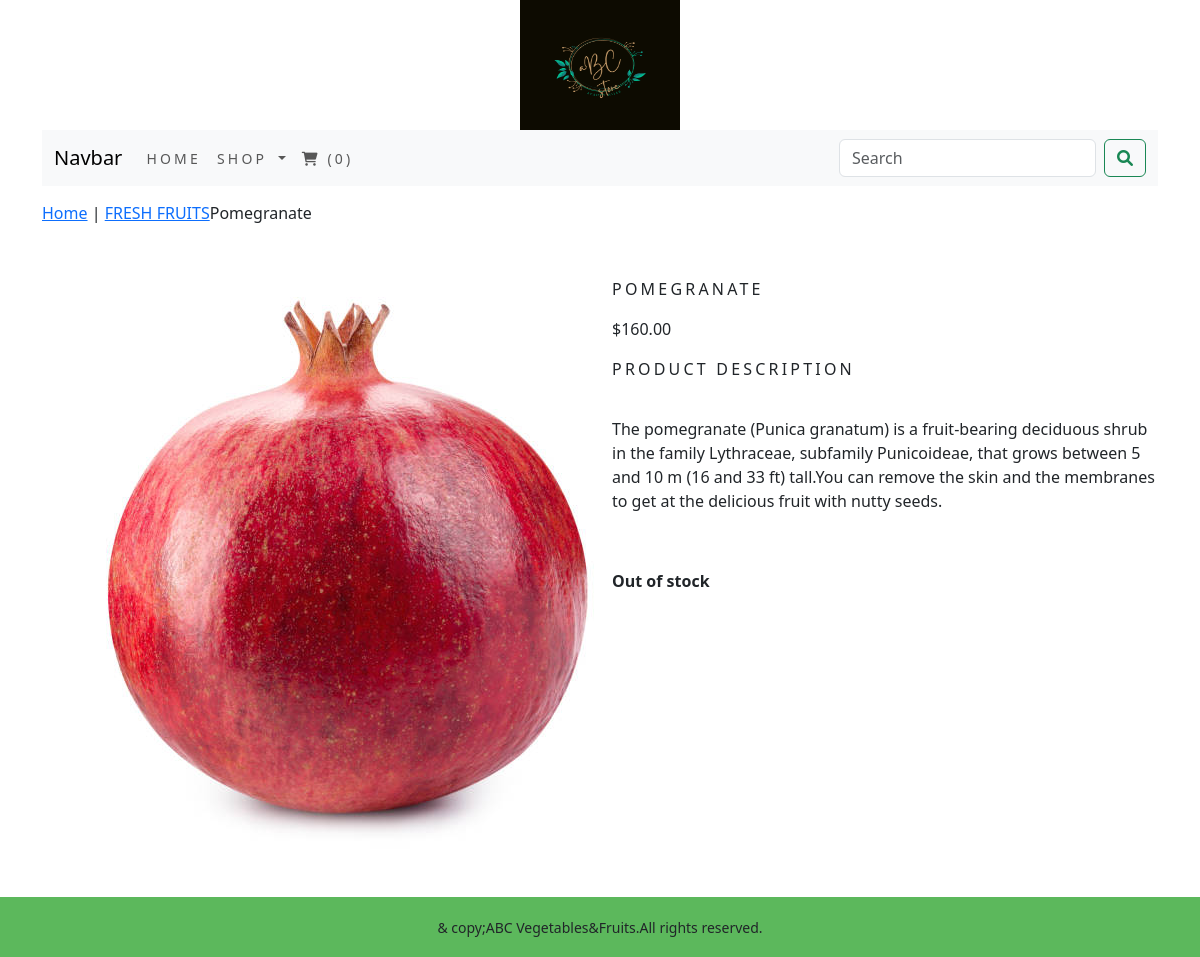
/shop/fruits-fresh/pomegranate/, run on the app's committed database.
### shop/models.py (models this page shows, shortened)
class Product(models.Model):
    name=models.CharField(max_length=250,unique=True)
    slug=models.SlugField(max_length=250,unique=True)
    desc=models.TextField(blank=True)
    price=models.DecimalField(max_digits=10,decimal_places=2)
    category=models.ForeignKey(Category,on_delete=models.CASCADE)
    img=models.ImageField(upload_to='product',blank=True)
    stock=models.IntegerField()
    avilable=models.BooleanField(default=True)
    created=models.DateTimeField(auto_now_add=True)
    updated=models.DateTimeField(auto_now=True)
    class Meta:
        ordering = ('name',)
        verbose_name = 'product'
        verbose_name_plural = 'products'

class Category(models.Model):
    name=models.CharField(max_length=250,unique=True)
    slug=models.SlugField(max_length=250,unique=True)
    desc=models.TextField(blank=True)
    img=models.ImageField(upload_to='category',blank=True)
    class Meta:
        ordering=('name',)
        verbose_name='category'
        verbose_name_plural='categories'
    def get_url(self):
        return reverse('shop:products_by_category',args=[self.slug])
    def __str__(self):
        return '{}'.format(self.name)

### shop/views.py (the view)
# urls.py: path('<slug:c_slug>/<slug:product_slug>/',views.ProDetail,name='prodcatdetail')
def ProDetail(request,c_slug,product_slug):
    try:
        product=Product.objects.get(category__slug=c_slug,slug=product_slug)
    except Exception as e:
        raise e
    return render(request,'product.html',{'product':product})

### cart/context_processors.py (called while the page is built)
def counter(request):
    item_count = 0
    if 'admin' in request.path:
        return {}
    else:
        try:
            cart=Cart.objects.filter(cart_id=_cart_id(request))
            cart_items=CartItem.objects.all().filter(cart=cart[:1])
            for cart_item in cart_items:
                item_count += cart_item.quantity
        except Cart.DoesNotExist:
            item_count = 0
    return dict(item_count=item_count)

### cart/views.py (called while the page is built)
def _cart_id(request):
    cart=request.session.session_key
    if not cart:
        cart=request.session.create()
    return cart

### shop/context_processors.py (called while the page is built)
def menu_links(request):
    links=Category.objects.all()
    return dict(links=links)

### templates/product.html (shortened to what this page needs)
{% extends 'base.html' %}
{% load static %}
{% block content %}
<div class="row my_prod_row_class">
   <div class="mx-auto">
      <p><a href="{% url 'shop:allProdCat' %}">Home</a> | <a href="{{product.category.get_url}}">{{product.category}}</a>{{product.name}}</p>
   </div>
<div class="container">
<br>
<div class="row">
<div class="col-12 col-sm-12 col-md-12 col-lg-6 text-center">
   <div style="min-width:18rem;">
      <img src="{{product.img.url}}" alt="{{product.name}}">
   </div>
</div>
   <div class="col-12 col-sm-12 col-md-12 col-lg-6">
      <div class="row">
      <h1 class="my_prod_title">{{product.name}}</h1>
      <p>${{product.price}}</p>
      <p class="my_title">Product Description</p>
      <p class="text-justify my_prod_text">{{product.desc}}</p>
      {% if product.stock <= 0 %}
      <p class="text_justify my_prod_text"><b>Out of stock</b></p>
      {% else %}
      <p><a class="btn btn-secondary" href="{% url 'cart:add_cart' product.id %}">Add to your cart</a></p>
      {% endif %}
      </div>
   </div>
</div>
</div>
</div>
{% endblock %}

### static/css/custom.css (style rules this page uses)
.my_title { letter-spacing:.2em; text-transform:uppercase; font-size:16px; }
.my_prod_row_class { padding-top:15px; padding-bottom:20px; }
.my_prod_title { font-size:16px; letter-spacing:.2em; text-transform:uppercase; padding-top:15px; padding-bottom:10px; }
.my_prod_text { padding:20px; }

### data on the page
Product: category "FRESH FRUITS", name "Pomegranate", img (picture), name "POMEGRANATE", price "160.00", desc "The pomegranate (Punica granatum) is a fruit-bearing deciduous shrub in the family Lythraceae, subfamily Punicoideae, that grows between 5 and 10 m (16 and 33 ft) tall.You can remove the skin and the membranes to get at the delicious fruit with nutty seeds."
